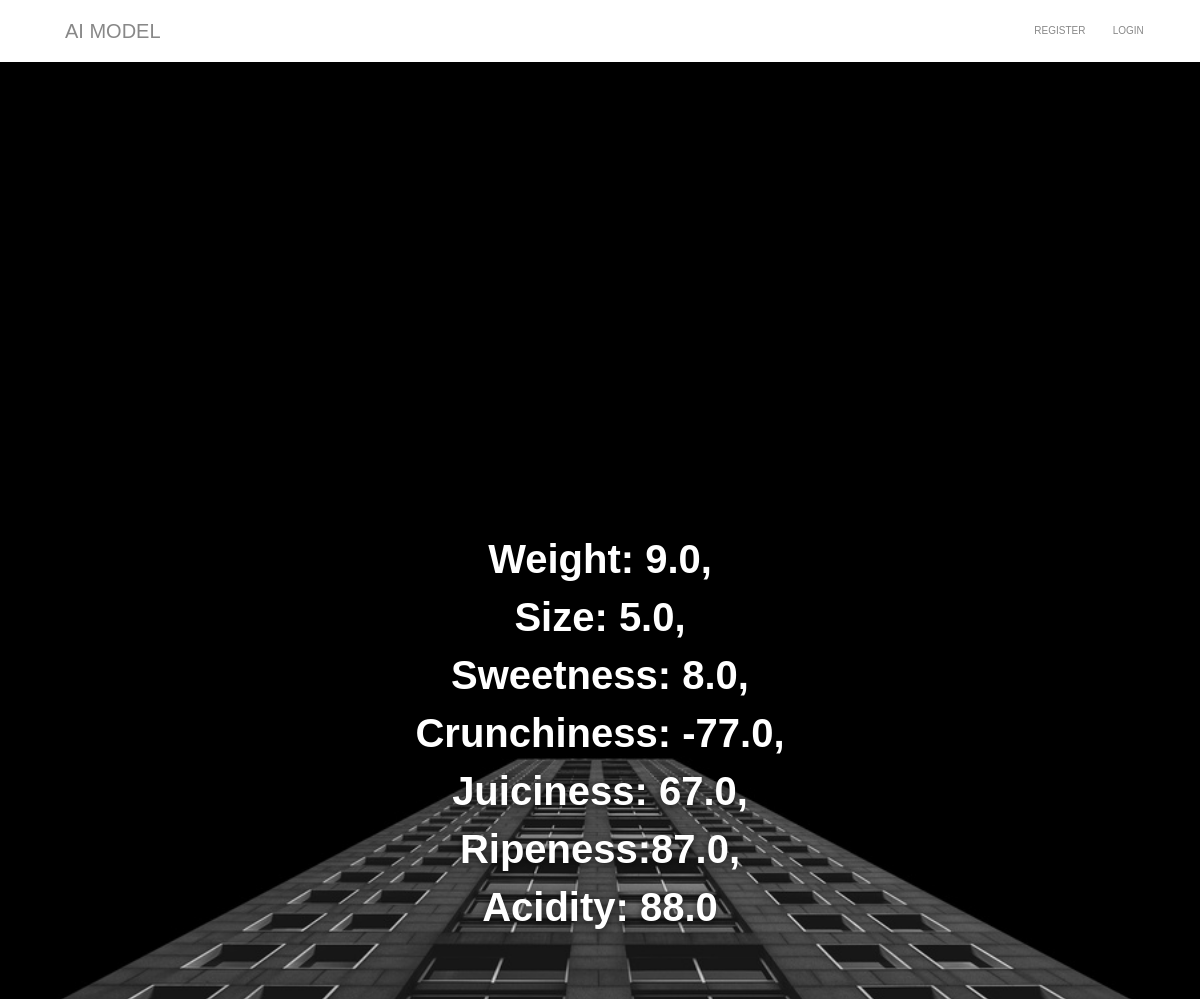
The page /accounts/posts/1/ on the database its author committed.
### accounts/models.py (models this page shows)
class Prediction(models.Model):
    Size = models.FloatField()
    Weight = models.FloatField()
    Sweetness = models.FloatField()
    Crunchiness = models.FloatField()
    Juiciness = models.FloatField()
    Ripeness = models.FloatField()
    Acidity = models.FloatField()
    time_date = models.DateTimeField(default=timezone.now)
    PredictionResult = models.CharField(blank=True, null=True, max_length=30)
    user = models.ForeignKey(User, default=None, on_delete=models.CASCADE)

### accounts/views.py (the view)
# urls.py: path('posts/<str:pk_test>/', views.posts, name='posts'),
def posts(request, pk_test):
    post = Prediction.objects.get(id=pk_test)
    return render(request, 'posts.html', {'post':post})

### accounts/templates/posts.html (shortened to what this page needs)
<!DOCTYPE html>
<html lang="en"><head>
{% load static %}
<link href="./Now UI Kit Pro by Creative Tim_files/css" rel="stylesheet">
<link rel="stylesheet" href="{% static 'all.css' %}">
<link href="{% static 'bootstrap.min.css' %}" rel="stylesheet">
<link href="{% static 'now-ui-kit.minc8c4.css' %}" rel="stylesheet">
<link href="{% static 'demo.css' %}" rel="stylesheet">
</head>
<body class="index-page sidebar-collapse">
<nav class="navbar navbar-expand-lg bg-white fixed-top " color-on-scroll="500" >
    <div class="container" style="height: fit-content;">
        <div class="navbar-translate">
            <a class="navbar-brand" style="font-family: 'Gill Sans', 'Gill Sans MT', Calibri, 'Trebuchet MS', sans-serif; font-size: 20px;" href="#" rel="tooltip" title="" data-placement="bottom" target="_blank" data-original-title="Designed by Invision. Coded by Creative Tim">
                AI MODEL
            </a>
        </div>
        <div class="navbar-nav">
            {% if user.is_authenticated %}
            <li class="nav-item"><a href="{% url 'home' %}" class="nav-link">Home</a></li>
            <li class="nav-item"><a href="{% url 'result' %}" class="nav-link">Result</a></li>
            <li class="nav-item"><a href="{% url 'logout' %}" class="nav-link">Logout</a></li>
            {% else %}
            <li class="nav-item"><a href="{% url 'register' %}" class="nav-link">Register</a></li>
            <li class="nav-item"><a href="{% url 'login' %}" class="nav-link">Login</a></li>
            {% endif %}
        </div>
    </div>
</nav>
<div class="wrapper"><div class="page-header clear-filter" filter-color="orange">
<div class="rellax-header rellax-header-sky" data-rellax-speed="-4">
<div class="page-header-image" style="background: black;">
</div>
</div>
<div class="rellax-header rellax-header-buildings" data-rellax-speed="0">
<img class="page-header-image page-header-city" src="{% static 'coool.jpg'%}" alt="" style="object-fit: cover;">
</div>
</div>
<h4 class="h3-description rellax-text" data-rellax-speed="-1" style="color: white; font-weight: bolder; font-size: 40px; font-family: 'Gill Sans', 'Gill Sans MT', Calibri, 'Trebuchet MS', sans-serif; display: flex; flex-direction: column;">Weight: {{ post.Weight }},<br> Size: {{ post.Size }},<br> Sweetness: {{ post.Sweetness }},<br> Crunchiness: {{ post.Crunchiness }},<br> Juiciness: {{ post.Juiciness }},<br> Ripeness:{{ post.Ripeness }},<br> Acidity: {{ post.Acidity }}</h4>
</div>
</body></html>

### accounts/static/demo.css (style rules this page uses)
.presentation-page .page-header-city,.index-page .page-header-city { background-size:cover;background-position:top;top:25.5%;background-repeat:no-repeat }
.presentation-page .h3-description,.index-page .h3-description { z-index:3;top:50%;position:absolute;width:100%;text-align:center;text-shadow:0 2px 8px rgba(0,0,0,.71) }
.presentation-page .rellax-header,.index-page .rellax-header { position:absolute;height:100%;width:100% }
.presentation-page .rellax-header-sky,.index-page .rellax-header-sky { z-index:0;height:50% }
.presentation-page .rellax-header-buildings,.index-page .rellax-header-buildings { z-index:2 }
.presentation-page .page-header,.index-page .page-header { background:#d0aea8 }

### accounts/templates/posts.html (style rules this page uses)
body { margin: 0; font-family: 'Gill Sans', 'Gill Sans MT', Calibri, 'Trebuchet MS', sans-serif; }
nav { background-color: #fff; padding: 15px; box-shadow: 0 2px 5px rgba(0, 0, 0, 0.1); position: fixed; width: 100%; z-index: 1000; }
nav a { text-decoration: none; color: #333; padding: 10px 20px; }
.navbar-brand { font-size: 20px; }

### rows shown on the page
Prediction: Weight "9.0", Size "5.0", Sweetness "8.0", Crunchiness "-77.0", Juiciness "67.0", Ripeness "87.0", Acidity "88.0"
